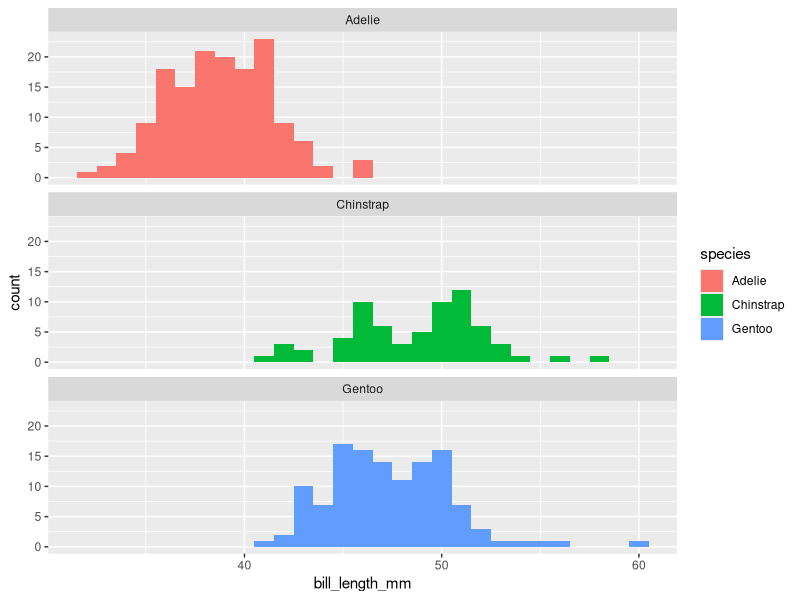
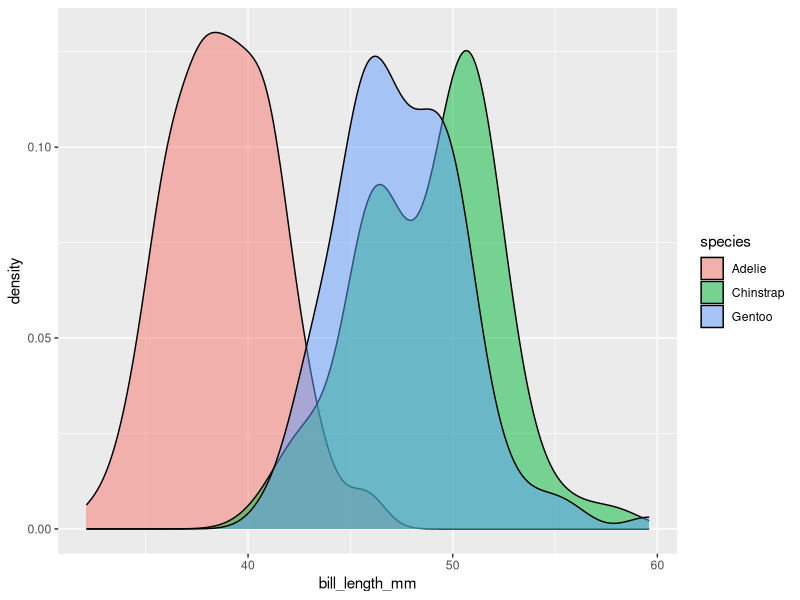
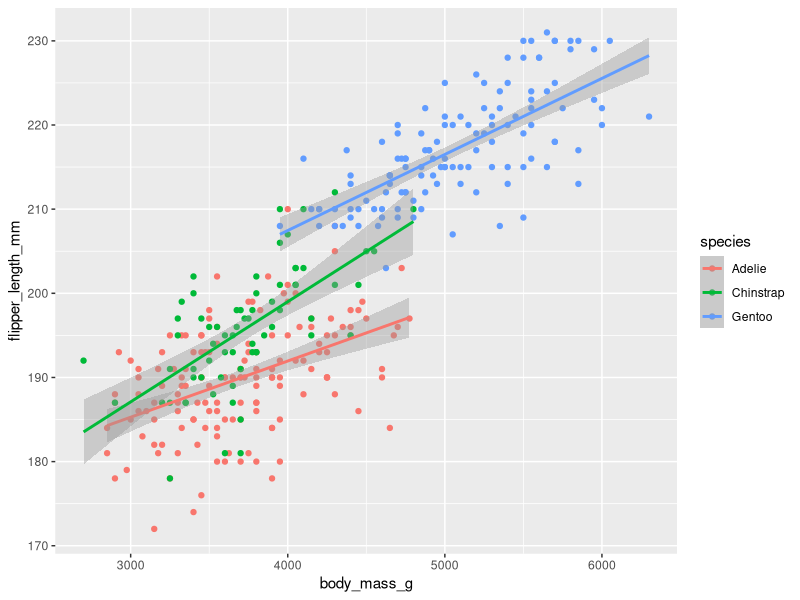
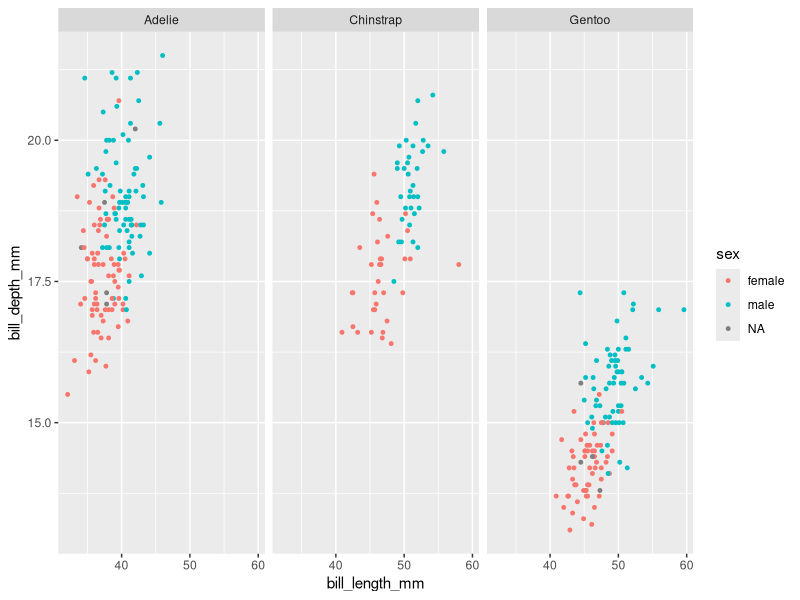

The R source for these figures, in order:
## ---- chunk 1
#install.packages("palmerpenguins")
library(palmerpenguins)
library(tidyverse)
## ---- chunk 2
ggplot(penguins, aes(x = bill_length_mm, fill = species)) +
  geom_histogram(binwidth = 1) +
  facet_wrap(~species, nrow = 3)
## ---- chunk 3
penguins %>%
  ggplot() +
  geom_density(mapping = aes(x = bill_length_mm, fill=species), alpha=0.5)
## ---- chunk 4
ggplot(penguins, aes(x = body_mass_g, y = flipper_length_mm, color = species)) +
  geom_point() +
  geom_smooth(method="lm")

## ---- chunk 5
ggplot(penguins, aes(x = bill_length_mm, y = bill_depth_mm, color = sex)) +
  geom_point(size = 1) +
  facet_wrap(~species)

